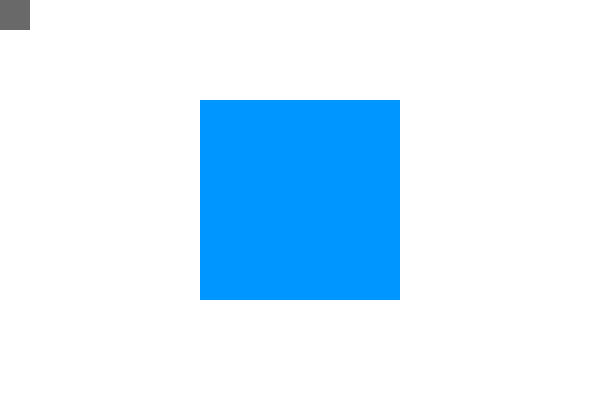
Frame 1 (no input)
Frame 60 (the mouse pressed at the canvas centre just before this capture): identical to frame 1, image omitted
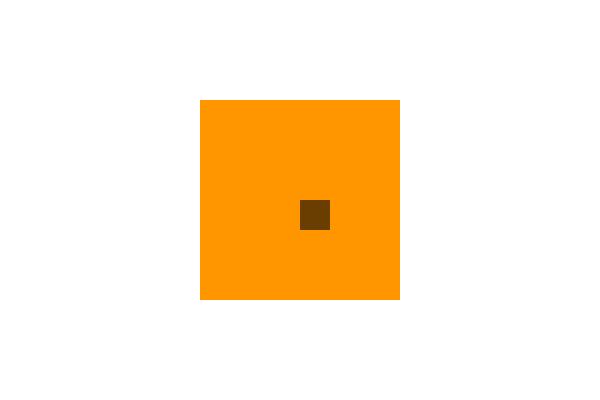
Frame 120 (the mouse held since frame 60 and released just before this capture)

The Processing sketch that drew these frames (run headless with seeded random() and noise(); from frame 60 on, the mouse is pressed at the canvas centre):

// Processing sketch: RectRectDetection
// ── RectRectDetection.pde
float s1x = 0;      // square position (move with mouse)
float s1y = 0;
float s1w = 30;     // and dimensions
float s1h = 30;

float s2x = 200;    // same for second square
float s2y = 100;
float s2w = 200;
float s2h = 200;


void setup() {
  size(600,400);
  noStroke();
}


void draw() {
  background(255);

  // update square to mouse coordinates
  s1x = mouseX;
  s1y = mouseY;

  // check for collision
  // if hit, change rectangle color
  boolean hit = rectRect(s1x,s1y,s1w,s1h, s2x,s2y,s2w,s2h);
  if (hit) {
    fill(255,150,0);
  }
  else {
    fill(0,150,255);
  }
  rect(s2x,s2y, s2w,s2h);

  // draw the other square
  fill(0, 150);
  rect(s1x,s1y, s1w,s1h);
}


// RECTANGLE/RECTANGLE
boolean rectRect(float r1x, float r1y, float r1w, float r1h, float r2x, float r2y, float r2w, float r2h) {

  // are the sides of one rectangle touching the other?

  if (r1x + r1w >= r2x &&    // r1 right edge past r2 left
      r1x <= r2x + r2w &&    // r1 left edge past r2 right
      r1y + r1h >= r2y &&    // r1 top edge past r2 bottom
      r1y <= r2y + r2h) {    // r1 bottom edge past r2 top
        return true;
  }
  return false;
}
